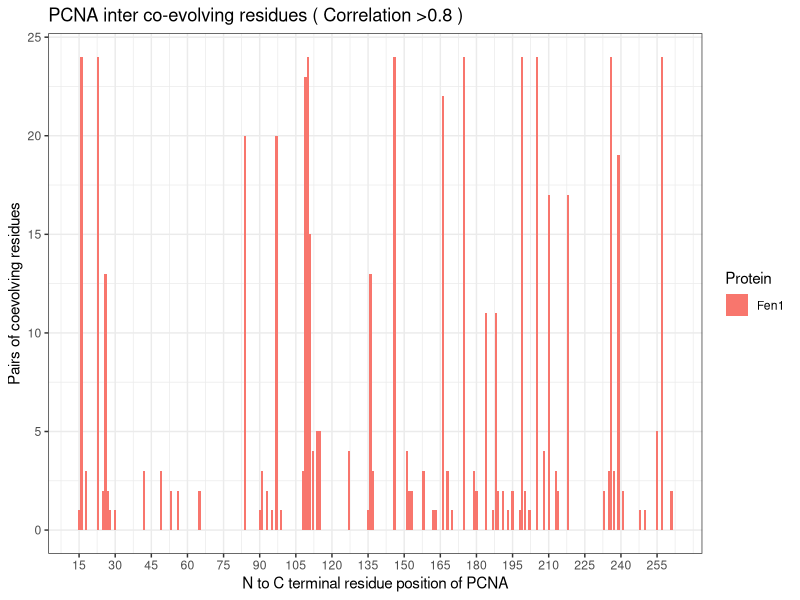
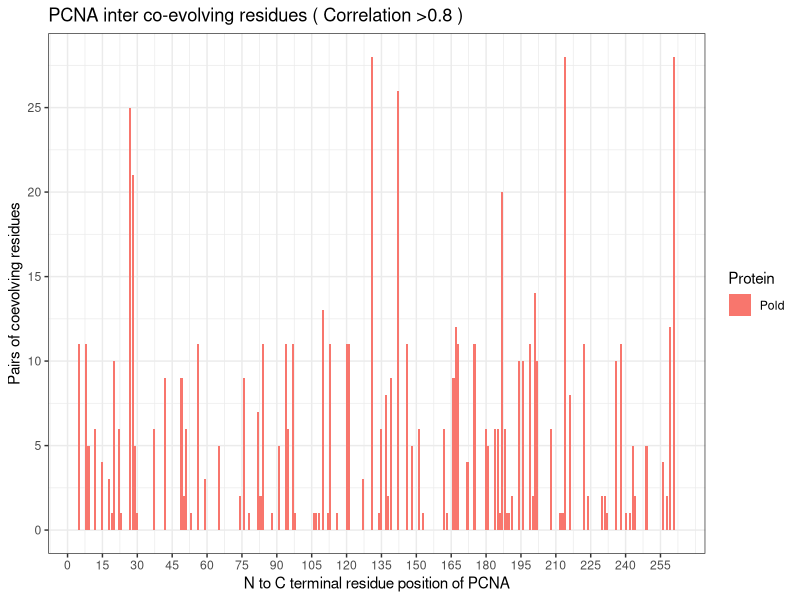
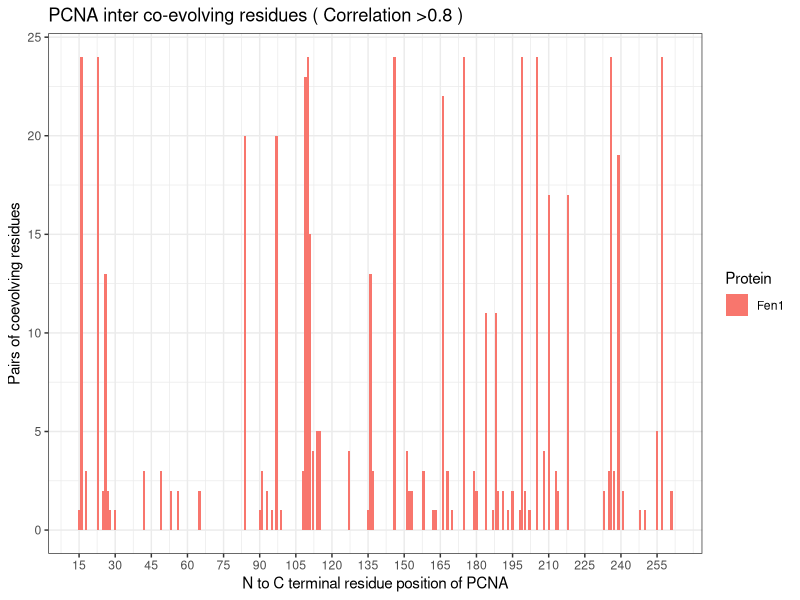
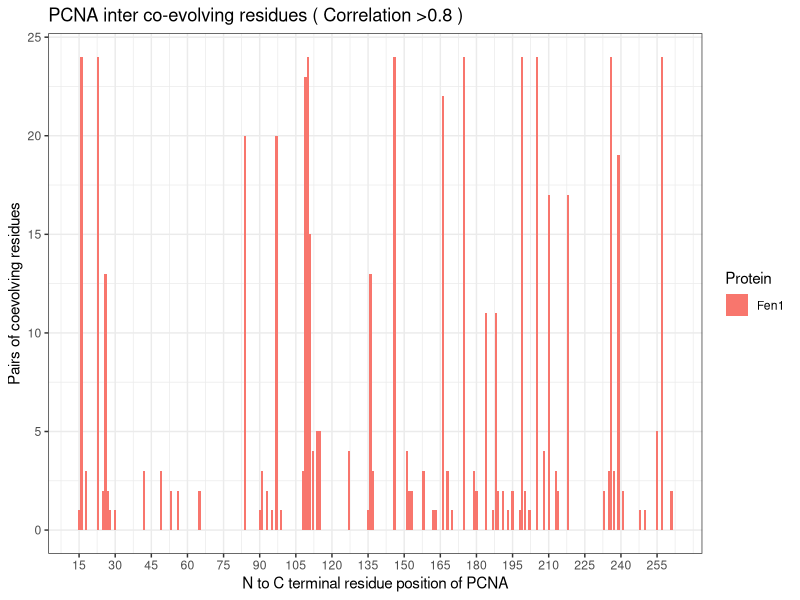
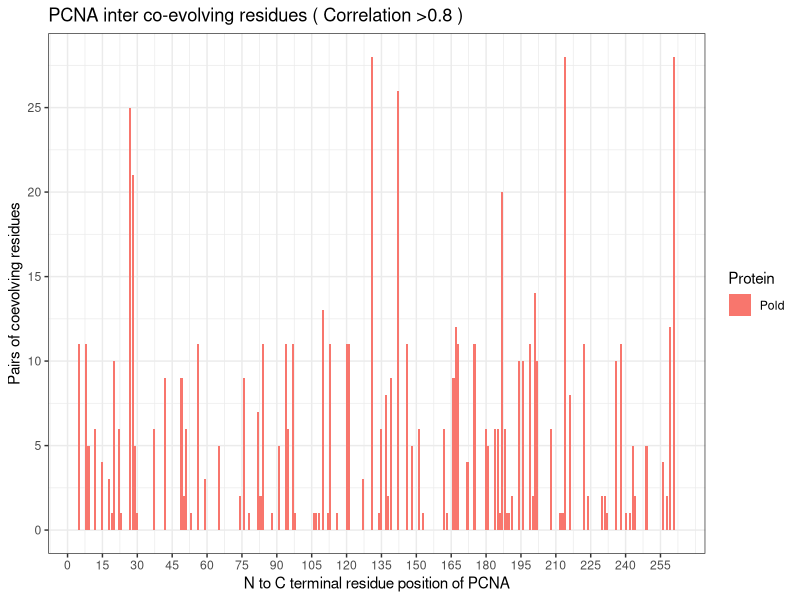
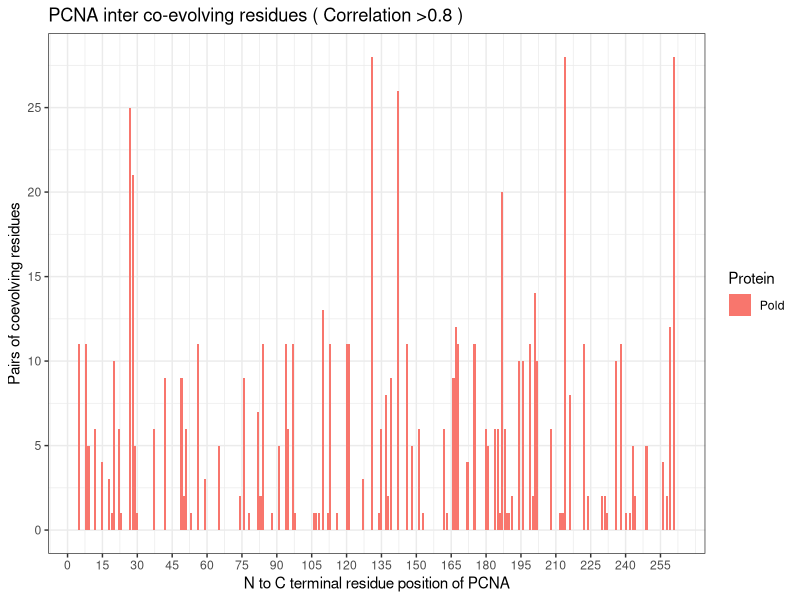

Generate these figures, in order, with R: (Note: this script raises an error after producing the figures.)
#setwd("~/suny/RESEARCH_DOC/A_THESIS_WORK/CHAPTER_5_COEVOLV_RESIDUE/eukarya")

library(dplyr)
library(ggplot2)
library(readr)
library(tidyr)
library(VennDiagram)

## Testing ggplot sequencially
# p <- ggplot(fen1_freq, aes(AA1, y=freq, fill=protein)) + geom_bar(stat="identity") 
# p <- p + theme_bw()
# p <- p + scale_x_continuous(name="N to C terminal residue position of PCNA ",
#                             breaks=seq(0,263,15)) +
#     scale_y_continuous(name="Number of coevolving residues pair", limits=c(0, 30))
# p+ labs(title="PCNA inter co-evolving residues >0.8 Correlation", fill="Protein")


## Function for processing the raw coevolving residue pairs of inter coevolution from CAPS server.

data_frame_process <- function(data){
## Taking the data frame it will split and remove parenthesis and 
## convert the column type to numeric type.
    

    require(dplyr)
    require(tidyr)

    data_splitted <- data %>% 
        separate(., AA1, into=c("AA1_algn", "AA1"), sep="\\(", extra="drop")

    data_splitted <- data_splitted %>% 
        separate(., AA1, into=c("AA1"), sep="\\)", extra="drop")


    data_splitted <- data_splitted %>% 
        separate(., AA2, into=c("AA2_algn", "AA2"), sep="\\(", extra="drop")

    data_splitted <- data_splitted %>% 
        separate(., AA2, into=c("AA2"), sep="\\)", extra="drop")

    # Charater to numeric type conversion
    data_splitted <- data_splitted %>% 
    mutate(AA1_algn=as.numeric(AA1_algn), AA1=as.numeric(AA1),
           AA2_algn=as.numeric(AA2_algn), AA2=as.numeric(AA2)
            )

    data <- data_splitted
    return(data)
}

## Pair of residues frequency calculation for each position of PCNA residue.
## it takes the processed splitted data frame and the protein name whos data is,
## and after filtering write a filtered dataframe to disk >0.8 correlation as 
## .csv. Finally create a frequency table to use it in next satage.


protein_coevolve_frequency <- function(splitted_df, protein="") {
    require(dplyr)
    
    filtered_df <- splitted_df %>% 
    filter(Correlation>=0.8) 
    
    ## writing filtered coevolved residue pairs to a csv file
    folder="data/"
    filename=paste0(protein,"_inter.csv")
    write.csv(filtered_df, paste(folder, filename), row.names=FALSE)
    
    ## writing filtered coevolved network residue pairs to a csv file
    network_file=paste0(protein, "_inter_network.csv")
    filtered_df %>% select(AA1, AA2, Correlation) %>% 
        write.csv(., paste(folder, network_file), row.names=FALSE)
    
    filtered_df_freq <- filtered_df %>% group_by(AA1) %>% 
    summarise(freq=n()) %>% mutate(protein=protein)
    
    return(filtered_df_freq)

}

## Barplot plotting function with ggplot


draw_bar_plot <- function(frequncy_df){
    require(ggplot2)
    p <- ggplot(frequncy_df, aes(AA1, y=freq, fill=protein)) + 
        geom_bar(stat="identity") 
    p <- p + theme_bw()
    
    p <- p + labs(title="PCNA inter co-evolving residues ( Correlation >0.8 )",
                  fill="Protein") +
        scale_x_continuous(name="N to C terminal residue position of PCNA",
                           breaks=seq(0,263,15)) +
        scale_y_continuous(name="Pairs of coevolving residues",
                           breaks=seq(0,30,5))
    p
    
}

## FEN1 
fen1_pcna <- read_csv("data/FEN1_INTER_COEV.csv")
fen1_pcna
## Applying function to process the data frame
fen1 <- data_frame_process(fen1_pcna)
## Generating frequency table
fen1_co_freq <- protein_coevolve_frequency(fen1,"Fen1")
## Plotting bar plot
draw_bar_plot(fen1_co_freq)
## saving to disk
ggsave("fen1/fen1_inter_plot.tiff", width=9, height=6, units= "in", dpi = 300 )
ggsave("plots/fen1_inter_plot.png", width=9, height=6, units= "in", dpi = 300 )

## POLD

pold_pcna <- read_csv("data/POLD_INTER_COEV.csv")
pold_pcna
## Applying function to process the data frame
pold <- data_frame_process(pold_pcna)
## Generating frequency table
pold_co_freq <- protein_coevolve_frequency(pold,"Pold")
## Plotting bar plot
draw_bar_plot(pold_co_freq)


## saving to disk
ggsave("pold/pold_inter_plot.tiff", width=9, height=6, units= "in", dpi = 300 )
ggsave("plots/pold_inter_plot.png", width=9, height=6, units= "in", dpi = 300 )


## RFC3

rfc3_pcna <- read_csv("data/RFC3_INTER_COEV.csv")
rfc3_pcna
## Applying function to process the data frame
rfc3 <- data_frame_process(rfc3_pcna)
## Generating frequency table
rfc3_co_freq <- protein_coevolve_frequency(rfc3,"RFC3")
## Plotting bar plot
draw_bar_plot(rf3_co_freq)
## saving to disk
ggsave("rfc3/rfc3_inter_plot.tiff", width=9, height=6, units= "in", dpi = 300 )
ggsave("plots/rfc3_inter_plot.png", width=9, height=6, units= "in", dpi = 300 )

## PCNA INTRA ********
# ***********************************************
pcna_intra <- read_csv("data/PCNA_INTRA_COEV.csv")
pcna_intra
## Applying function to process the data frame
pcna <- data_frame_process(pcna_intra)
## Generating frequency table
pcna_co_freq <- protein_coevolve_frequency(pcna,"PCNA")
## Plotting bar plot
draw_bar_plot(pcna_co_freq)

p <- ggplot(pcna_co_freq, aes(AA1, y=freq, fill=protein)) + geom_bar(stat="identity")
#p <- p + facet_wrap(~protein, ncol=1)
p <- p + theme_bw()

p <- p + labs(title="PCNA INTRA co-evolving residues ( Correlation >0.8 )",
              fill="Protein") +
    scale_x_continuous(name="N to C terminal residue position of PCNA",
                       breaks=seq(0,263,15)) +
    scale_y_continuous(name="Pairs of coevolving residues",
                       breaks=seq(0,30,5))
p

## saving to disk
ggsave("pcna/pcna_intra_plot.tiff", width=9, height=6, units= "in", dpi = 300 )
ggsave("plots/pcna_intra_plot.png", width=9, height=6, units= "in", dpi = 300 )

# *********************************************

# WORKING ON Combined data frame

total_df=bind_rows(fen1_co_freq, pold_co_freq, rf3_co_freq )

## facet wrap
p <- ggplot(total_df, aes(AA1, y=freq, fill=protein)) + geom_bar(stat="identity")
p <- p + facet_wrap(~protein, ncol=1)
p <- p + theme_bw()

p <- p + labs(title="PCNA inter co-evolving residues ( Correlation >0.8 )",
              fill="Protein") +
    scale_x_continuous(name="N to C terminal residue position of PCNA",
                       breaks=seq(0,263,15)) +
    scale_y_continuous(name="Pairs of coevolving residues",
                       breaks=seq(0,30,5))
p

ggsave("plots/combined_inter_plot.png", width=9, height=6, units= "in", dpi = 300 )

# ************* PCNA and 3 interacting partners together

PCNA_n_INTER_df=bind_rows(fen1_co_freq, pold_co_freq, rf3_co_freq, pcna_co_freq )
## Reordering plots
#temp$size_f = factor(temp$size, levels=c('50%','100%','150%','200%'))
PCNA_n_INTER_df$protein_f = factor(PCNA_n_INTER_df$protein, levels=c('PCNA','Fen1','Pold','RFC3'))
p <- ggplot(PCNA_n_INTER_df, aes(AA1, y=freq, fill=protein_f)) + geom_bar(stat="identity")
p <- p + facet_wrap(~protein_f, ncol=1)
p <- p + theme_bw()

p <- p + labs(title="Co-evolving residues of PCNA \"intra\" and with three interacting partners  ( Correlation >0.8 )",
              fill="Protein") +
    scale_x_continuous(name="N to C terminal residue position of PCNA",
                       breaks=seq(0,263,15)) +
    scale_y_continuous(name="Pairs of coevolving residues",
                       breaks=seq(0,30,10))
p

ggsave("plots/combined_inter_n_PCNA_INTRA_plot.png", width=9, height=6, units= "in", dpi = 300 )

# *******************************

# mylist <- list(Vector1=pcna_co_freq$AA1, Vector2=fen1_co_freq$AA1)
# venn.diagram(mylist, filename="plots/venn_plot.tiff")


venn.plot <- venn.diagram(
    x = list(
        PCNA = pcna_co_freq$AA1,
        Fen1 = fen1_co_freq$AA1,
        Pold = pold_co_freq$AA1,
        RFC3 = rfc3_co_freq$AA1
    ),
    filename = "plots/Venn_4set_PCNA_pretty.png",
    col = "transparent",
    fill = c("cornflowerblue", "green", "yellow", "darkorchid1"),
    alpha = 0.50,
    label.col = c("orange", "white", "darkorchid4", "white", 
                  "white", "white", "white", "white", "darkblue", "white", 
                  "white", "white", "white", "darkgreen", "white"),
    cex = 1.5,
    fontfamily = "serif",
    fontface = "bold",
    cat.col = c("darkblue", "darkgreen", "orange", "darkorchid4"),
    cat.cex = 1.5,
    cat.pos = 0,
    cat.dist = 0.07,
    cat.fontfamily = "serif",
    rotation.degree = 0,
    margin = 0.2
);

# **************
## fucntion for creating inner join data frame
creating_inner_df <- function(co_freq_df){
    inner_df <- as.data.frame(co_freq_df$AA1)
    names(inner_df) <- "AA1"
    return(inner_df)
}

fen1_df <- as.data.frame(fen1_co_freq$AA1)
names(fen1_df) <- "AA1"
fen1_df

pcna_df <- as.data.frame(pcna_co_freq$AA1)
names(pcna_df) <- "AA1"
pcna_df
pcna_fen1_inner <- inner_join(pcna_df, fen1_df, by="AA1")

pold_df <- creating_inner_df(pold_co_freq)

pcna_pold_inner <- inner_join(pcna_df, pold_df, by="AA1")
pcna_pold_inner
pold_fen1_inner <- inner_join(pold_df, fen1_df, by="AA1")
pold_fen1_inner
rfc3_df <- creating_inner_df(rfc3_co_freq)
pold_rfc3_inner <- inner_join(pold_df, rfc3_df, by="AA1")
pold_rfc3_inner
